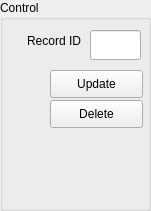
                    <widget class="QGroupBox" name="groupBox_10">
                        <property name="geometry">
                            <rect>
                                <x>650</x>
                                <y>10</y>
                                <width>151</width>
                                <height>211</height>
                            </rect>
                        </property>
                        <property name="title">
                            <string>Control</string>
                        </property>
                        <widget class="QLabel" name="label_21">
                            <property name="geometry">
                                <rect>
                                    <x>-10</x>
                                    <y>30</y>
                                    <width>91</width>
                                    <height>21</height>
                                </rect>
                            </property>
                            <property name="text">
                                <string>Record ID</string>
                            </property>
                            <property name="alignment">
                                <set>Qt::AlignRight|Qt::AlignTrailing|Qt::AlignVCenter</set>
                            </property>
                        </widget>
                        <widget class="QLineEdit" name="lineEdit_15">
                            <property name="enabled">
                                <bool>false</bool>
                            </property>
                            <property name="geometry">
                                <rect>
                                    <x>90</x>
                                    <y>30</y>
                                    <width>51</width>
                                    <height>30</height>
                                </rect>
                            </property>
                            <property name="palette">
                                <palette>
                                    <active>
                                        <colorrole role="WindowText">
                                            <brush brushstyle="SolidPattern">
                                                <color alpha="255">
                                                    <red>0</red>
                                                    <green>0</green>
                                                    <blue>0</blue>
                                                </color>
                                            </brush>
                                        </colorrole>
                                        <colorrole role="Text">
                                            <brush brushstyle="SolidPattern">
                                                <color alpha="255">
                                                    <red>0</red>
                                                    <green>0</green>
                                                    <blue>0</blue>
                                                </color>
                                            </brush>
                                        </colorrole>
                                        <colorrole role="Base">
                                            <brush brushstyle="SolidPattern">
                                                <color alpha="255">
                                                    <red>255</red>
                                                    <green>255</green>
                                                    <blue>255</blue>
                                                </color>
                                            </brush>
                                        </colorrole>
                                        <colorrole role="PlaceholderText">
                                            <brush brushstyle="SolidPattern">
                                                <color alpha="128">
                                                    <red>0</red>
                                                    <green>0</green>
                                                    <blue>0</blue>
                                                </color>
                                            </brush>
                                        </colorrole>
                                    </active>
                                    <inactive>
                                        <colorrole role="WindowText">
                                            <brush brushstyle="SolidPattern">
                                                <color alpha="255">
                                                    <red>0</red>
                                                    <green>0</green>
                                                    <blue>0</blue>
                                                </color>
                                            </brush>
                                        </colorrole>
                                        <colorrole role="Text">
                                            <brush brushstyle="SolidPattern">
                                                <color alpha="255">
                                                    <red>0</red>
                                                    <green>0</green>
                                                    <blue>0</blue>
                                                </color>
                                            </brush>
                                        </colorrole>
                                        <colorrole role="Base">
                                            <brush brushstyle="SolidPattern">
                                                <color alpha="255">
                                                    <red>255</red>
                                                    <green>255</green>
                                                    <blue>255</blue>
                                                </color>
                                            </brush>
                                        </colorrole>
                                        <colorrole role="PlaceholderText">
                                            <brush brushstyle="SolidPattern">
                                                <color alpha="128">
                                                    <red>0</red>
                                                    <green>0</green>
                                                    <blue>0</blue>
                                                </color>
                                            </brush>
                                        </colorrole>
                                    </inactive>
                                    <disabled>
                                        <colorrole role="WindowText">
                                            <brush brushstyle="SolidPattern">
                                                <color alpha="255">
                                                    <red>0</red>
                                                    <green>0</green>
                                                    <blue>0</blue>
                                                </color>
                                            </brush>
                                        </colorrole>
                                        <colorrole role="Text">
                                            <brush brushstyle="SolidPattern">
                                                <color alpha="255">
                                                    <red>0</red>
                                                    <green>0</green>
                                                    <blue>0</blue>
                                                </color>
                                            </brush>
                                        </colorrole>
                                        <colorrole role="Base">
                                            <brush brushstyle="SolidPattern">
                                                <color alpha="255">
                                                    <red>255</red>
                                                    <green>255</green>
                                                    <blue>255</blue>
                                                </color>
                                            </brush>
                                        </colorrole>
                                        <colorrole role="PlaceholderText">
                                            <brush brushstyle="SolidPattern">
                                                <color alpha="128">
                                                    <red>0</red>
                                                    <green>0</green>
                                                    <blue>0</blue>
                                                </color>
                                            </brush>
                                        </colorrole>
                                    </disabled>
                                </palette>
                            </property>
                        </widget>
                        <widget class="QPushButton" name="pushButton_22">
                            <property name="geometry">
                                <rect>
                                    <x>50</x>
                                    <y>70</y>
                                    <width>93</width>
                                    <height>28</height>
                                </rect>
                            </property>
                            <property name="text">
                                <string>Update</string>
                            </property>
                        </widget>
                        <widget class="QPushButton" name="pushButton_23">
                            <property name="geometry">
                                <rect>
                                    <x>50</x>
                                    <y>100</y>
                                    <width>93</width>
                                    <height>28</height>
                                </rect>
                            </property>
                            <property name="text">
                                <string>Delete</string>
                            </property>
                        </widget>
                    </widget>
